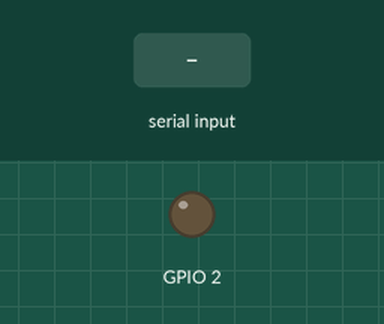
Simulated run of this sketch. Board: ESP32. Shown: output pins drawn as LEDs (lit = HIGH). The test bench sets the inputs (shaded band). Nothing arrives over Bluetooth unless stated.

Above: at 1.8 s.
1.9 s: "1" received over the second serial link
At 2.7 s:
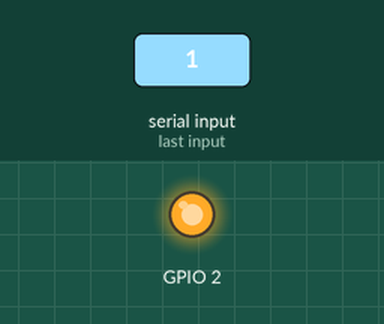
3.5 s: "0" received over the second serial link
At 3.8 s:
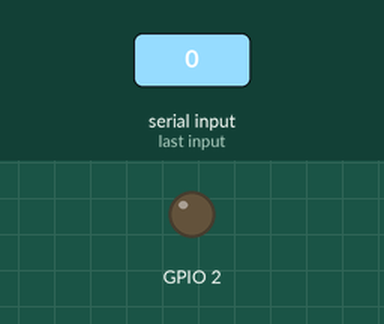
Timing chart, 0 to 6.5 s (numbered marks = the images above; inputs shaded):
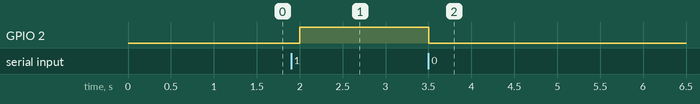

Measured:
- after the input at 1.9 s, GPIO 2: LOW → HIGH after 0.10 s
- after the input at 3.5 s, GPIO 2: HIGH → LOW at once

The sketch:

LED_blinking.ino
```cpp
#include "BluetoothSerial.h"

BluetoothSerial serialBT;
char cmd; // Changed from char array to String for easy handling

void setup() {
  serialBT.begin("Esp32-BT");
  pinMode(2, OUTPUT);
}

void loop() {
  if (serialBT.available()) {
    cmd = serialBT.read(); // Read the incoming string
  }
  if (cmd == '1') {
    digitalWrite(2, HIGH);
  } else if (cmd == '0') {
    digitalWrite(2, LOW);
  }
  delay(500);
}
```
